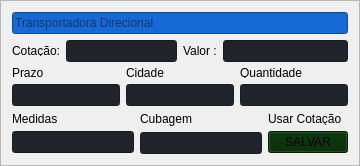
                                     <widget class="QFrame" name="frame_12">
                                      <property name="frameShape">
                                       <enum>QFrame::StyledPanel</enum>
                                      </property>
                                      <property name="frameShadow">
                                       <enum>QFrame::Raised</enum>
                                      </property>
                                      <layout class="QVBoxLayout" name="verticalLayout_35">
                                       <item>
                                        <layout class="QGridLayout" name="gridLayout_41">
                                         <item row="0" column="0">
                                          <layout class="QHBoxLayout" name="horizontalLayout_205">
                                           <item>
                                            <widget class="QLineEdit" name="lineEdit_263">
                                             <property name="enabled">
                                              <bool>false</bool>
                                             </property>
                                             <property name="layoutDirection">
                                              <enum>Qt::LeftToRight</enum>
                                             </property>
                                             <property name="styleSheet">
                                              <string notr="true">background-color: rgb(23, 106, 214);</string>
                                             </property>
                                             <property name="echoMode">
                                              <enum>QLineEdit::Normal</enum>
                                             </property>
                                             <property name="placeholderText">
                                              <string>Transportadora Direcional</string>
                                             </property>
                                            </widget>
                                           </item>
                                          </layout>
                                         </item>
                                         <item row="1" column="0">
                                          <layout class="QHBoxLayout" name="horizontalLayout_206">
                                           <item>
                                            <layout class="QHBoxLayout" name="horizontalLayout_207">
                                             <item>
                                              <widget class="QLabel" name="label_262">
                                               <property name="maximumSize">
                                                <size>
                                                 <width>16777215</width>
                                                 <height>10</height>
                                                </size>
                                               </property>
                                               <property name="text">
                                                <string>Cotação:</string>
                                               </property>
                                              </widget>
                                             </item>
                                             <item>
                                              <widget class="QLineEdit" name="lineEdit_264">
                                               <property name="enabled">
                                                <bool>false</bool>
                                               </property>
                                               <property name="styleSheet">
                                                <string notr="true">background-color: rgb(33, 37, 43);</string>
                                               </property>
                                              </widget>
                                             </item>
                                            </layout>
                                           </item>
                                           <item>
                                            <layout class="QHBoxLayout" name="horizontalLayout_208">
                                             <item>
                                              <widget class="QLabel" name="label_263">
                                               <property name="maximumSize">
                                                <size>
                                                 <width>16777215</width>
                                                 <height>10</height>
                                                </size>
                                               </property>
                                               <property name="text">
                                                <string>Valor :</string>
                                               </property>
                                              </widget>
                                             </item>
                                             <item>
                                              <widget class="QLineEdit" name="lineEdit_265">
                                               <property name="enabled">
                                                <bool>false</bool>
                                               </property>
                                               <property name="styleSheet">
                                                <string notr="true">background-color: rgb(33, 37, 43);</string>
                                               </property>
                                              </widget>
                                             </item>
                                            </layout>
                                           </item>
                                          </layout>
                                         </item>
                                         <item row="2" column="0">
                                          <layout class="QHBoxLayout" name="horizontalLayout_209">
                                           <item>
                                            <layout class="QVBoxLayout" name="verticalLayout_209">
                                             <item>
                                              <widget class="QLabel" name="label_264">
                                               <property name="maximumSize">
                                                <size>
                                                 <width>16777215</width>
                                                 <height>10</height>
                                                </size>
                                               </property>
                                               <property name="text">
                                                <string>Prazo </string>
                                               </property>
                                              </widget>
                                             </item>
                                             <item>
                                              <widget class="QLineEdit" name="lineEdit_266">
                                               <property name="enabled">
                                                <bool>false</bool>
                                               </property>
                                               <property name="styleSheet">
                                                <string notr="true">background-color: rgb(33, 37, 43);</string>
                                               </property>
                                              </widget>
                                             </item>
                                            </layout>
                                           </item>
                                           <item>
                                            <layout class="QVBoxLayout" name="verticalLayout_210">
                                             <item>
                                              <widget class="QLabel" name="label_265">
                                               <property name="maximumSize">
                                                <size>
                                                 <width>16777215</width>
                                                 <height>10</height>
                                                </size>
                                               </property>
                                               <property name="text">
                                                <string>Cidade</string>
                                               </property>
                                              </widget>
                                             </item>
                                             <item>
                                              <widget class="QLineEdit" name="lineEdit_267">
                                               <property name="enabled">
                                                <bool>false</bool>
                                               </property>
                                               <property name="styleSheet">
                                                <string notr="true">background-color: rgb(33, 37, 43);</string>
                                               </property>
                                              </widget>
                                             </item>
                                            </layout>
                                           </item>
                                           <item>
                                            <layout class="QVBoxLayout" name="verticalLayout_211">
                                             <item>
                                              <widget class="QLabel" name="label_266">
                                               <property name="maximumSize">
                                                <size>
                                                 <width>16777215</width>
                                                 <height>10</height>
                                                </size>
                                               </property>
                                               <property name="text">
                                                <string>Quantidade</string>
                                               </property>
                                              </widget>
                                             </item>
                                             <item>
                                              <widget class="QLineEdit" name="lineEdit_268">
                                               <property name="enabled">
                                                <bool>false</bool>
                                               </property>
                                               <property name="styleSheet">
                                                <string notr="true">background-color: rgb(33, 37, 43);</string>
                                               </property>
                                              </widget>
                                             </item>
                                            </layout>
                                           </item>
                                          </layout>
                                         </item>
                                         <item row="3" column="0">
                                          <layout class="QHBoxLayout" name="horizontalLayout_210">
                                           <item>
                                            <layout class="QVBoxLayout" name="verticalLayout_212">
                                             <item>
                                              <widget class="QLabel" name="label_267">
                                               <property name="maximumSize">
                                                <size>
                                                 <width>16777215</width>
                                                 <height>13</height>
                                                </size>
                                               </property>
                                               <property name="text">
                                                <string>Medidas</string>
                                               </property>
                                              </widget>
                                             </item>
                                             <item>
                                              <widget class="QLineEdit" name="lineEdit_269">
                                               <property name="enabled">
                                                <bool>false</bool>
                                               </property>
                                               <property name="styleSheet">
                                                <string notr="true">background-color: rgb(33, 37, 43);</string>
                                               </property>
                                              </widget>
                                             </item>
                                            </layout>
                                           </item>
                                           <item>
                                            <layout class="QVBoxLayout" name="verticalLayout_213">
                                             <item>
                                              <widget class="QLabel" name="label_268">
                                               <property name="maximumSize">
                                                <size>
                                                 <width>16777215</width>
                                                 <height>15</height>
                                                </size>
                                               </property>
                                               <property name="text">
                                                <string>Cubagem</string>
                                               </property>
                                              </widget>
                                             </item>
                                             <item>
                                              <widget class="QLineEdit" name="lineEdit_270">
                                               <property name="enabled">
                                                <bool>false</bool>
                                               </property>
                                               <property name="styleSheet">
                                                <string notr="true">background-color: rgb(33, 37, 43);</string>
                                               </property>
                                              </widget>
                                             </item>
                                            </layout>
                                           </item>
                                           <item>
                                            <layout class="QVBoxLayout" name="verticalLayout_214">
                                             <item>
                                              <widget class="QLabel" name="label_269">
                                               <property name="maximumSize">
                                                <size>
                                                 <width>16777215</width>
                                                 <height>13</height>
                                                </size>
                                               </property>
                                               <property name="text">
                                                <string>Usar Cotação</string>
                                               </property>
                                              </widget>
                                             </item>
                                             <item>
                                              <widget class="QPushButton" name="pushButton_35">
                                               <property name="styleSheet">
                                                <string notr="true">background-color: rgb(0, 40, 0);</string>
                                               </property>
                                               <property name="text">
                                                <string>SALVAR</string>
                                               </property>
                                              </widget>
                                             </item>
                                            </layout>
                                           </item>
                                          </layout>
                                         </item>
                                        </layout>
                                       </item>
                                      </layout>
                                     </widget>
